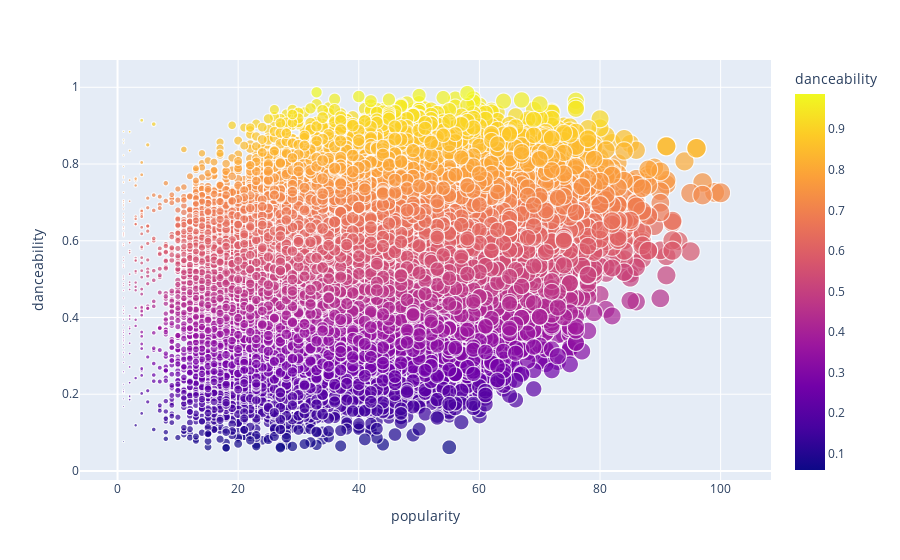

Source (notebook cell):
### Markdown cell above
> לכול קבוצה ערך של פופלריות יש ממוצע של ״אפשרי לריקוד״

### Code cell
import plotly.express as px
fig2 = px.scatter(spotify_df, x="popularity", y="danceability", color="danceability",size='popularity')
fig2.show()

### Figure 1 — Plotly figure (JSON) as saved in the notebook; plotly's stock layout.template omitted (floating-point values rounded to 4 significant figures; data arrays with more than 128 entries replaced by an {"elided": "..."} marker saying what was removed)
{"data": [{"hovertemplate": "popularity=%{marker.size}<br>danceability=%{marker.color}<extra></extra>", "legendgroup": "", "marker": {"color": {"elided": "40000 float values"}, "coloraxis": "coloraxis", "size": {"elided": "40000 int values"}, "sizemode": "area", "sizeref": 0.25, "symbol": "circle"}, "mode": "markers", "name": "", "showlegend": false, "type": "scattergl", "x": {"elided": "40000 int values"}, "xaxis": "x", "y": {"elided": "40000 float values"}, "yaxis": "y"}], "layout": {"coloraxis": {"colorbar": {"title": {"text": "danceability"}}, "colorscale": [[0, "#0d0887"], [0.1111, "#46039f"], [0.2222, "#7201a8"], [0.3333, "#9c179e"], [0.4444, "#bd3786"], [0.5556, "#d8576b"], [0.6667, "#ed7953"], [0.7778, "#fb9f3a"], [0.8889, "#fdca26"], [1, "#f0f921"]]}, "legend": {"itemsizing": "constant", "tracegroupgap": 0}, "margin": {"t": 60}, "xaxis": {"anchor": "y", "domain": [0, 1], "title": {"text": "popularity"}}, "yaxis": {"anchor": "x", "domain": [0, 1], "title": {"text": "danceability"}}}}
